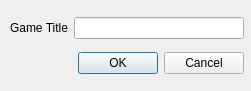
<?xml version="1.0" encoding="UTF-8"?>
<ui version="4.0">
 <class>optionsDialog</class>
 <widget class="QDialog" name="optionsDialog">
  <property name="geometry">
   <rect>
    <x>0</x>
    <y>0</y>
    <width>251</width>
    <height>91</height>
   </rect>
  </property>
  <property name="windowTitle">
   <string>Dialog</string>
  </property>
  <widget class="QWidget" name="">
   <property name="geometry">
    <rect>
     <x>10</x>
     <y>10</y>
     <width>234</width>
     <height>73</height>
    </rect>
   </property>
   <layout class="QVBoxLayout" name="verticalLayout">
    <item>
     <layout class="QHBoxLayout" name="horizontalLayout">
      <item>
       <widget class="QLabel" name="titleLabel">
        <property name="text">
         <string>Game Title</string>
        </property>
       </widget>
      </item>
      <item>
       <widget class="QLineEdit" name="titleEdit"/>
      </item>
     </layout>
    </item>
    <item>
     <widget class="QDialogButtonBox" name="buttonBox">
      <property name="orientation">
       <enum>Qt::Horizontal</enum>
      </property>
      <property name="standardButtons">
       <set>QDialogButtonBox::Cancel|QDialogButtonBox::Ok</set>
      </property>
     </widget>
    </item>
   </layout>
  </widget>
 </widget>
 <resources/>
 <connections>
  <connection>
   <sender>buttonBox</sender>
   <signal>accepted()</signal>
   <receiver>optionsDialog</receiver>
   <slot>accept()</slot>
   <hints>
    <hint type="sourcelabel">
     <x>248</x>
     <y>254</y>
    </hint>
    <hint type="destinationlabel">
     <x>157</x>
     <y>274</y>
    </hint>
   </hints>
  </connection>
  <connection>
   <sender>buttonBox</sender>
   <signal>rejected()</signal>
   <receiver>optionsDialog</receiver>
   <slot>reject()</slot>
   <hints>
    <hint type="sourcelabel">
     <x>316</x>
     <y>260</y>
    </hint>
    <hint type="destinationlabel">
     <x>286</x>
     <y>274</y>
    </hint>
   </hints>
  </connection>
 </connections>
</ui>
